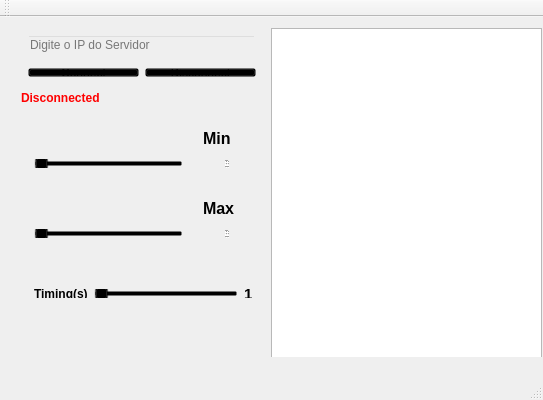
<?xml version="1.0" encoding="UTF-8"?>
<ui version="4.0">
 <class>MainWindow</class>
 <widget class="QMainWindow" name="MainWindow">
  <property name="geometry">
   <rect>
    <x>0</x>
    <y>0</y>
    <width>543</width>
    <height>400</height>
   </rect>
  </property>
  <property name="minimumSize">
   <size>
    <width>543</width>
    <height>400</height>
   </size>
  </property>
  <property name="maximumSize">
   <size>
    <width>543</width>
    <height>400</height>
   </size>
  </property>
  <property name="windowTitle">
   <string>MainWindow</string>
  </property>
  <widget class="QWidget" name="centralWidget">
   <widget class="QWidget" name="horizontalLayoutWidget">
    <property name="geometry">
     <rect>
      <x>-18</x>
      <y>0</y>
      <width>571</width>
      <height>351</height>
     </rect>
    </property>
    <layout class="QHBoxLayout" name="horizontalLayout_4">
     <item>
      <layout class="QVBoxLayout" name="verticalLayout_15">
       <property name="leftMargin">
        <number>0</number>
       </property>
       <property name="topMargin">
        <number>0</number>
       </property>
       <property name="rightMargin">
        <number>0</number>
       </property>
       <property name="bottomMargin">
        <number>0</number>
       </property>
       <item>
        <widget class="QFrame" name="frame">
         <property name="enabled">
          <bool>true</bool>
         </property>
         <property name="maximumSize">
          <size>
           <width>16777215</width>
           <height>16777215</height>
          </size>
         </property>
         <property name="autoFillBackground">
          <bool>false</bool>
         </property>
         <property name="styleSheet">
          <string notr="true">background: transparent;</string>
         </property>
         <property name="frameShape">
          <enum>QFrame::Shape::StyledPanel</enum>
         </property>
         <property name="frameShadow">
          <enum>QFrame::Shadow::Raised</enum>
         </property>
         <widget class="QWidget" name="horizontalLayoutWidget_2">
          <property name="geometry">
           <rect>
            <x>24</x>
            <y>29</y>
            <width>250</width>
            <height>31</height>
           </rect>
          </property>
          <layout class="QHBoxLayout" name="horizontalLayout_5">
           <item>
            <widget class="QPushButton" name="pushButtonConnect">
             <property name="text">
              <string>Connect</string>
             </property>
            </widget>
           </item>
           <item>
            <widget class="QPushButton" name="pushButtonDisconnect">
             <property name="text">
              <string>Disconnect</string>
             </property>
            </widget>
           </item>
          </layout>
         </widget>
         <widget class="QWidget" name="verticalLayoutWidget_3">
          <property name="geometry">
           <rect>
            <x>23</x>
            <y>-4</y>
            <width>251</width>
            <height>41</height>
           </rect>
          </property>
          <layout class="QVBoxLayout" name="verticalLayout_20">
           <item>
            <widget class="QLineEdit" name="lineEditIPServidor">
             <property name="maximumSize">
              <size>
               <width>16777215</width>
               <height>25</height>
              </size>
             </property>
             <property name="placeholderText">
              <string>Digite o IP do Servidor</string>
             </property>
             <property name="clearButtonEnabled">
              <bool>false</bool>
             </property>
            </widget>
           </item>
          </layout>
         </widget>
         <widget class="QWidget" name="horizontalLayoutWidget_3">
          <property name="geometry">
           <rect>
            <x>30</x>
            <y>120</y>
            <width>241</width>
            <height>31</height>
           </rect>
          </property>
          <layout class="QHBoxLayout" name="horizontalLayout_9">
           <item>
            <widget class="QSlider" name="horizontalSliderMin">
             <property name="orientation">
              <enum>Qt::Orientation::Horizontal</enum>
             </property>
            </widget>
           </item>
           <item>
            <widget class="QLCDNumber" name="lcdNumberMin"/>
           </item>
          </layout>
         </widget>
         <widget class="QLabel" name="label">
          <property name="geometry">
           <rect>
            <x>210</x>
            <y>104</y>
            <width>37</width>
            <height>12</height>
           </rect>
          </property>
          <property name="font">
           <font>
            <pointsize>12</pointsize>
            <bold>true</bold>
           </font>
          </property>
          <property name="text">
           <string>Min</string>
          </property>
         </widget>
         <widget class="QLabel" name="label_2">
          <property name="geometry">
           <rect>
            <x>210</x>
            <y>174</y>
            <width>37</width>
            <height>12</height>
           </rect>
          </property>
          <property name="font">
           <font>
            <pointsize>12</pointsize>
            <bold>true</bold>
           </font>
          </property>
          <property name="text">
           <string>Max</string>
          </property>
         </widget>
         <widget class="QWidget" name="horizontalLayoutWidget_4">
          <property name="geometry">
           <rect>
            <x>30</x>
            <y>190</y>
            <width>241</width>
            <height>31</height>
           </rect>
          </property>
          <layout class="QHBoxLayout" name="horizontalLayout_10">
           <item>
            <widget class="QSlider" name="horizontalSliderMax">
             <property name="orientation">
              <enum>Qt::Orientation::Horizontal</enum>
             </property>
            </widget>
           </item>
           <item>
            <widget class="QLCDNumber" name="lcdNumberMax"/>
           </item>
          </layout>
         </widget>
         <widget class="QWidget" name="horizontalLayoutWidget_5">
          <property name="geometry">
           <rect>
            <x>30</x>
            <y>250</y>
            <width>241</width>
            <height>31</height>
           </rect>
          </property>
          <layout class="QHBoxLayout" name="horizontalLayout_12">
           <item>
            <widget class="QLabel" name="label_3">
             <property name="font">
              <font>
               <bold>true</bold>
              </font>
             </property>
             <property name="text">
              <string>Timing(s)</string>
             </property>
            </widget>
           </item>
           <item>
            <widget class="QSlider" name="horizontalSliderTiming">
             <property name="orientation">
              <enum>Qt::Orientation::Horizontal</enum>
             </property>
            </widget>
           </item>
           <item>
            <widget class="QLabel" name="labelTiming">
             <property name="font">
              <font>
               <pointsize>11</pointsize>
               <bold>true</bold>
              </font>
             </property>
             <property name="text">
              <string>1</string>
             </property>
            </widget>
           </item>
          </layout>
         </widget>
         <widget class="QWidget" name="horizontalLayoutWidget_6">
          <property name="geometry">
           <rect>
            <x>24</x>
            <y>319</y>
            <width>250</width>
            <height>31</height>
           </rect>
          </property>
          <layout class="QHBoxLayout" name="horizontalLayout_13">
           <item>
            <widget class="QPushButton" name="pushButtonStart">
             <property name="text">
              <string>Start</string>
             </property>
            </widget>
           </item>
           <item>
            <widget class="QPushButton" name="pushButtonStop">
             <property name="text">
              <string>Stop</string>
             </property>
            </widget>
           </item>
          </layout>
         </widget>
         <widget class="QLabel" name="labelConnected">
          <property name="geometry">
           <rect>
            <x>28</x>
            <y>60</y>
            <width>241</width>
            <height>20</height>
           </rect>
          </property>
          <property name="font">
           <font>
            <bold>true</bold>
           </font>
          </property>
          <property name="styleSheet">
           <string notr="true">color: red;</string>
          </property>
          <property name="text">
           <string>Disconnected</string>
          </property>
         </widget>
        </widget>
       </item>
      </layout>
     </item>
     <item>
      <layout class="QVBoxLayout" name="verticalLayout_16">
       <property name="leftMargin">
        <number>0</number>
       </property>
       <property name="topMargin">
        <number>0</number>
       </property>
       <property name="rightMargin">
        <number>0</number>
       </property>
       <property name="bottomMargin">
        <number>0</number>
       </property>
       <item>
        <widget class="QFrame" name="frame_2">
         <property name="frameShape">
          <enum>QFrame::Shape::StyledPanel</enum>
         </property>
         <property name="frameShadow">
          <enum>QFrame::Shadow::Raised</enum>
         </property>
         <widget class="QTextBrowser" name="textBrowserLog">
          <property name="geometry">
           <rect>
            <x>0</x>
            <y>0</y>
            <width>271</width>
            <height>351</height>
           </rect>
          </property>
         </widget>
        </widget>
       </item>
      </layout>
     </item>
    </layout>
   </widget>
  </widget>
  <widget class="QMenuBar" name="menuBar">
   <property name="geometry">
    <rect>
     <x>0</x>
     <y>0</y>
     <width>543</width>
     <height>18</height>
    </rect>
   </property>
  </widget>
  <widget class="QToolBar" name="mainToolBar">
   <attribute name="toolBarArea">
    <enum>TopToolBarArea</enum>
   </attribute>
   <attribute name="toolBarBreak">
    <bool>false</bool>
   </attribute>
  </widget>
  <widget class="QStatusBar" name="statusBar"/>
 </widget>
 <layoutdefault spacing="6" margin="11"/>
 <resources/>
 <connections/>
</ui>
